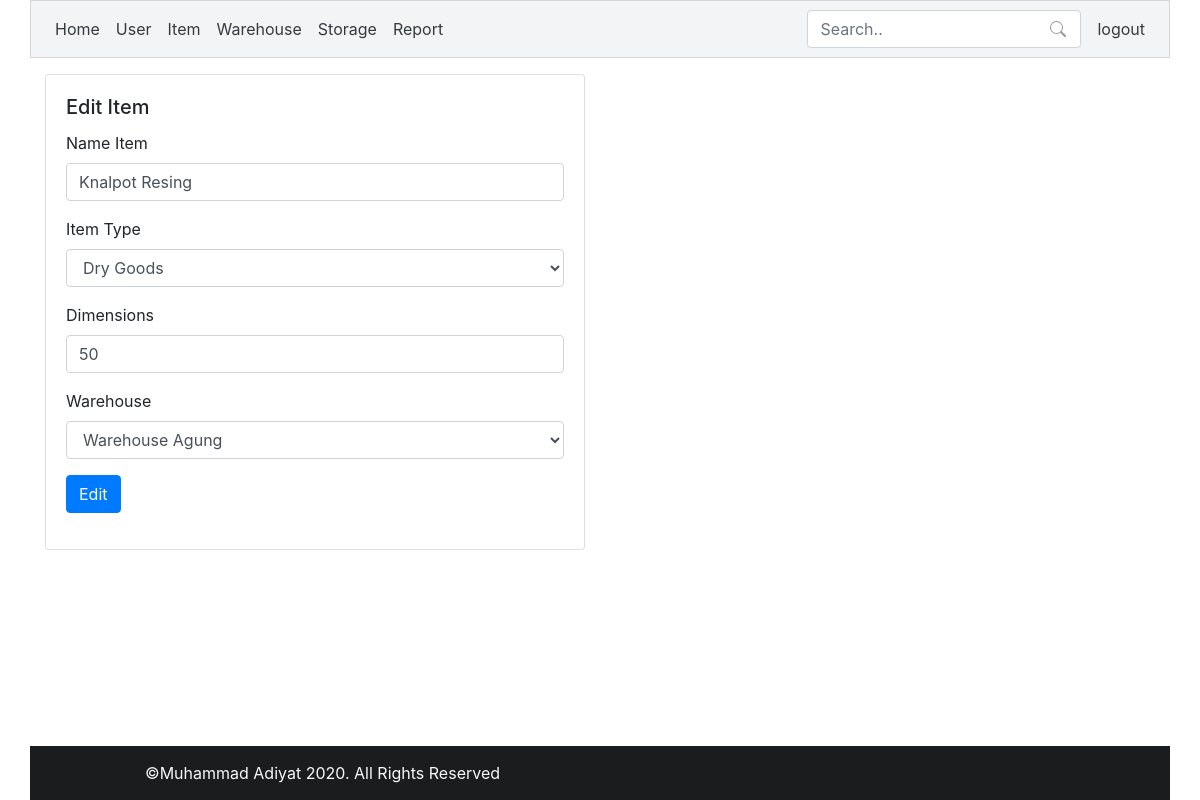
Screenshot of /?p=edit_item&id=7 (signed in) with the database file from the repository.
### tables this page shows
CREATE TABLE `m_item` (
  `id_item` int(11) NOT NULL,
  `name` varchar(45) NOT NULL,
  `dimensions` int(11) NOT NULL,
  `id_typeitem` int(11) NOT NULL
);

CREATE TABLE `m_typeitem` (
  `id_typeitem` int(11) NOT NULL,
  `name_item` varchar(45) NOT NULL
);

### class/init.php (called while the page is built)
<?php
require_once 'database.php';
$db = new database();

### class/database.php (called while the page is built, shortened)
<?php
class database
{
    private $db_host = "localhost";
    private $db_username = "root";
    private $db_password = "";
    private $db_name = "db_logistik";
    public function __construct()
    {
        $this->conn = mysqli_connect($this->db_host, $this->db_username, $this->db_password, $this->db_name);
    }
    public function select($query)
    {
        $result = mysqli_query($this->conn, $query);
        $rows = [];
        while ($row = mysqli_fetch_assoc($result)) {
            $rows[] = $row;
        }
        return $rows;
    }
}

### template/edit_item.php (the view, shortened to what this page needs)
<?php
$item_id = $_GET["id"];
$item = $db->select("SELECT `m_item`.*,`m_item`.`name` AS `item_name`, `m_warehouse`.* , `m_warehouse`.`name` AS `warehouse_name` FROM m_warehousestorage
                    INNER JOIN `m_warehouse` ON `m_warehouse`.`id_warehouse` = `m_warehousestorage`.`id_warehouse`
                    INNER JOIN `m_item` ON `m_item`.`id_item` = `m_warehousestorage`.`id_item`
                    WHERE `m_item`.`id_item` = $item_id");
$item_type = $db->select("SELECT * FROM m_typeitem");
$warehouse = $db->select("SELECT * FROM m_warehouse");
foreach ($item as $data) {
    $id_item = $data["id_item"];
    $name_item = $data["item_name"];
    $dimensions = $data["dimensions"];
    $id_typeitem = $data["id_typeitem"];
    $id_warehouse = $data["id_warehouse"];
}
?>
<div class="container mt-3">
    <div class="row">
        <div class="col-md-6 ">
            <div class="card">
                <div class="card-body">
                    <h5 class="card-title">Edit Item</h5>
                    <form action="proses.php?act=edit_item&id=<?= $id_item ?>" method="post">
                        <div class="form-group">
                            <label for="name">Name Item</label>
                            <input type="text" class="form-control" id="name" name="name" placeholder="Name Item..." value="<?= $name_item ?>">
                        </div>
                        <div class="form-group">
                            <label for="type">Item Type</label>
                            <select class="form-control" id="type" name="type">
                                <?php foreach ($item_type as $type) : ?>
                                    <option value="<?= $type["id_typeitem"] ?>" <?= ($id_typeitem == $type["id_typeitem"]) ? "selected" : "" ?>><?= $type["name_item"] ?></option>
                                <?php endforeach; ?>
                            </select>
                        </div>
                        <div class="form-group">
                            <label for="dimensions">Dimensions</label>
                            <input type="number" class="form-control" id="dimensions" name="dimensions" placeholder="Dimension" value="<?= $dimensions ?>">
                        </div>
                        <div class="form-group">
                        <label for="warehouse">Warehouse</label>
                        <select class="form-control" id="warehouse" name="warehouse">
                            <?php foreach ($warehouse as $w) : ?>
                                <option value="<?= $w["id_warehouse"] ?>"  <?= ($w["id_warehouse"] == $id_warehouse) ? "selected" : "" ?>><?= $w["name"] ?></option>
                            <?php endforeach; ?>
                        </select>
                    </div>
                        <div class="form-group">
                            <button type="submit" class="btn btn-primary">Edit</button>
                        </div>
                    </form>
                </div>
            </div>
        </div>
    </div>
</div>

### assets/css/style.css (style rules this page uses)
html,body { height: 100%; }

### rows the page displays
m_item: name "Knalpot Resing", type "Dry Goods", dimensions "50"

### other values shown
form field warehouse "Warehouse Agung"
